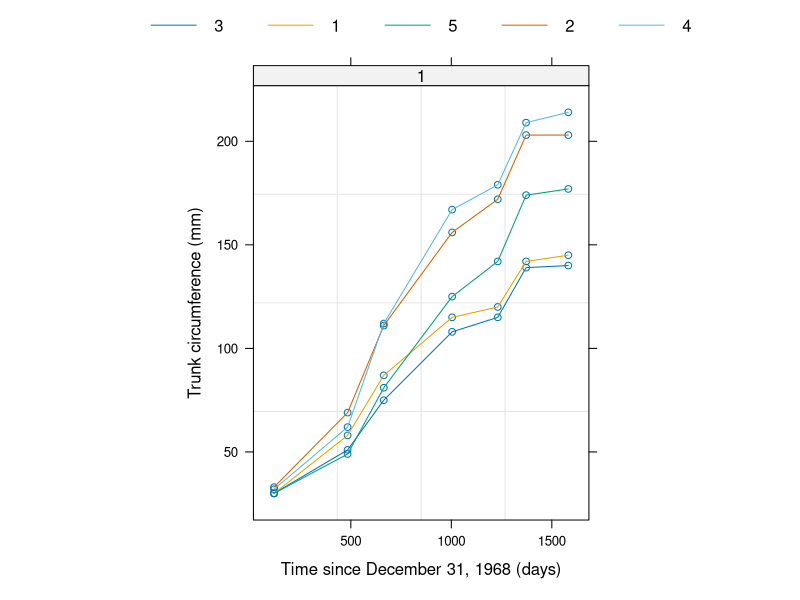
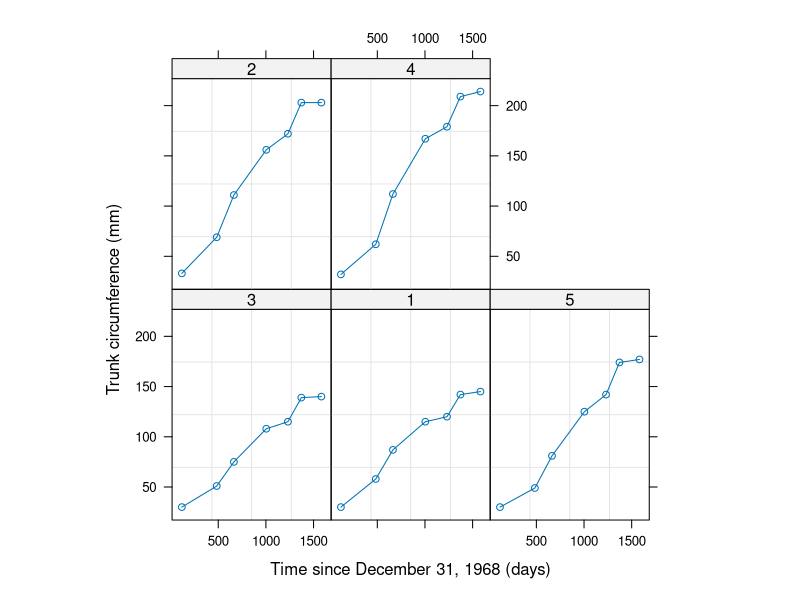
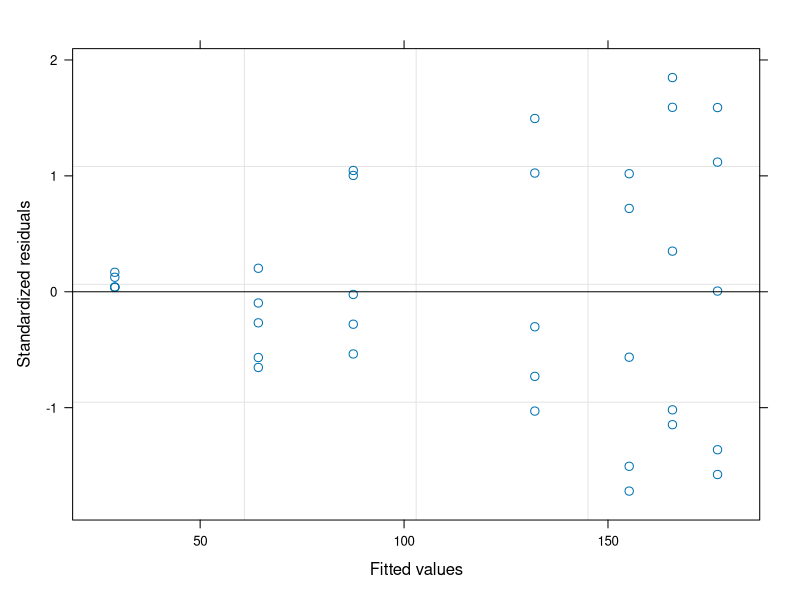
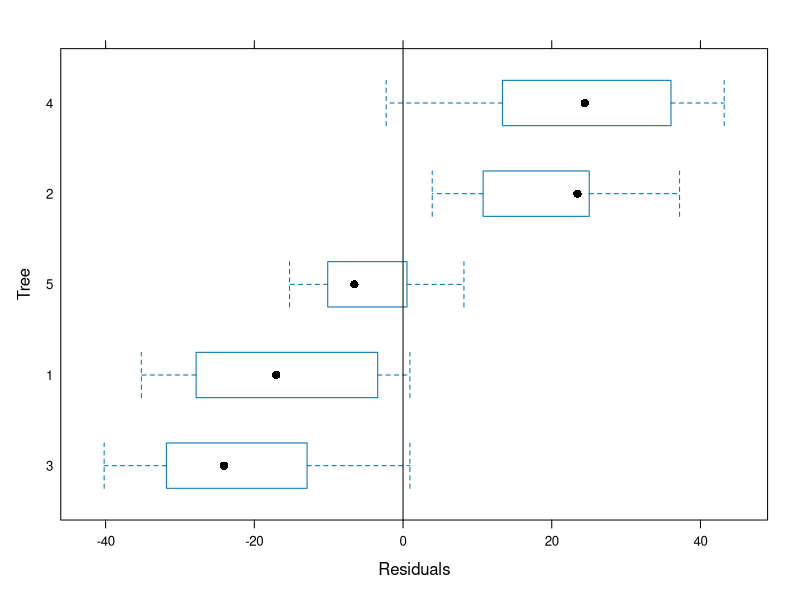
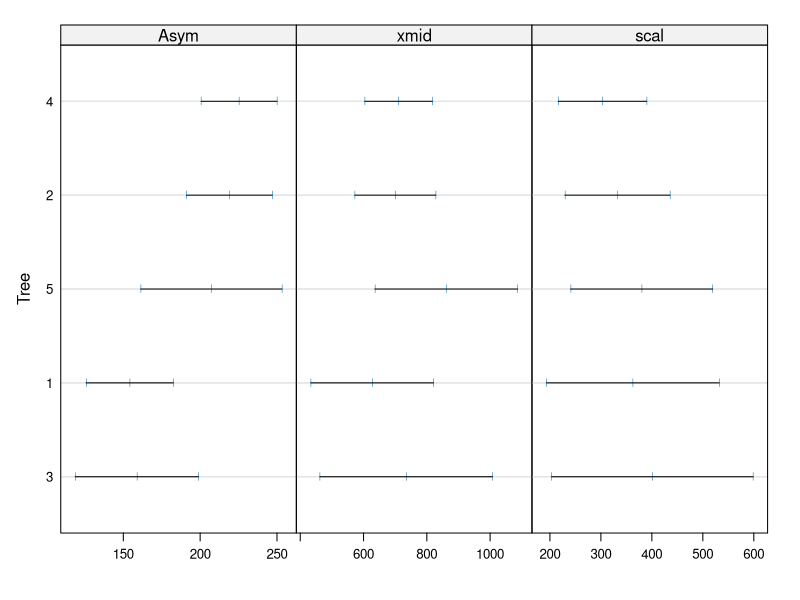
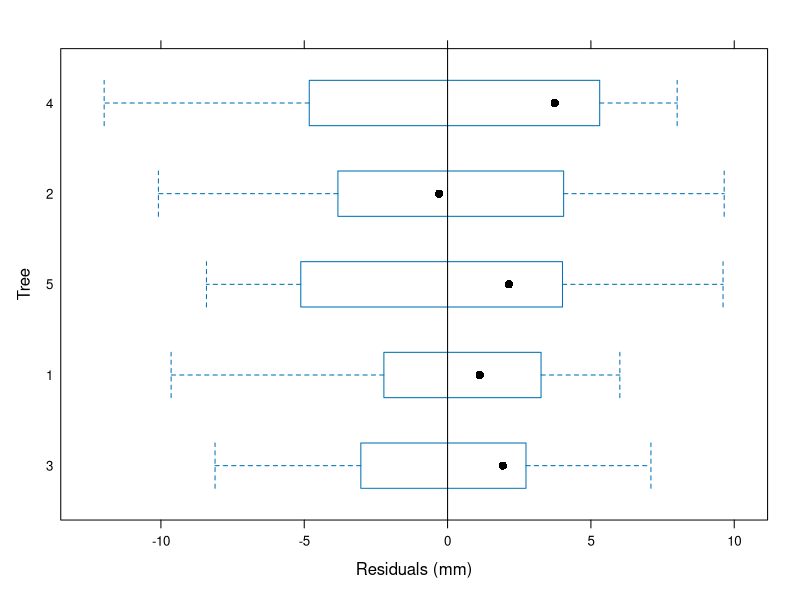
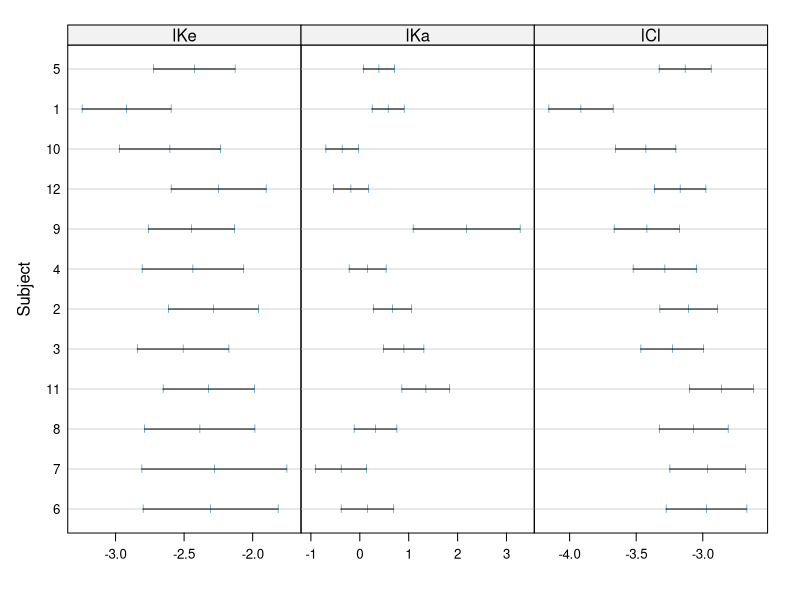
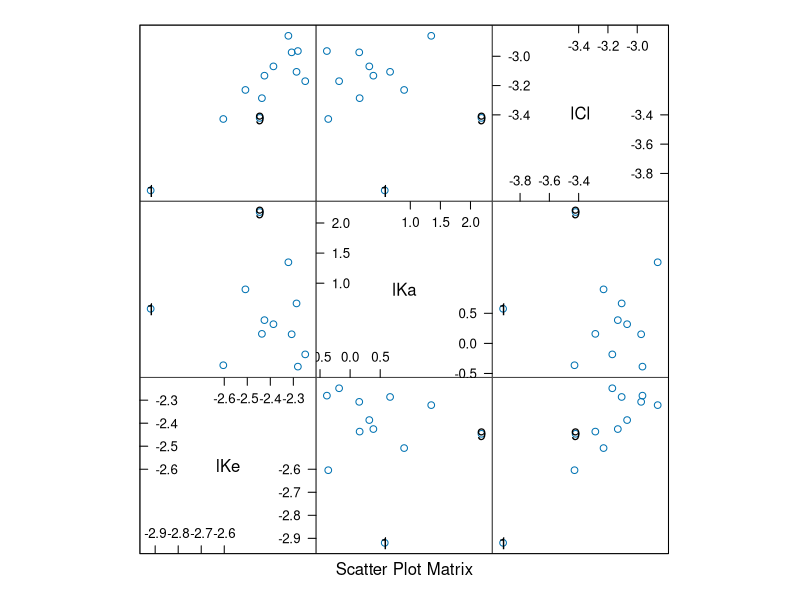

These figures' R source, in order:
## ---- chunk 1
# options(paged.print = FALSE)
## ---- chunk 2
library(nlme)
plot(Orange, outer = ~1)
## ---- chunk 3
plot(Orange)
## ---- chunk 4
logist <- function(x, Asym, xmid, scal) {
  Asym / (1 + exp(-(x - xmid) / scal))
}
## ---- chunk 5
logist <- deriv(
  ~ Asym / (1 + exp(-(x - xmid) / scal)),
  c("Asym", "xmid", "scal"),
  function(x, Asym, xmid, scal) {}
)
logist
## ---- chunk 6
Asym <- 180
xmid <- 700
scal <- 300
logist(Orange$age[1:7], Asym, xmid, scal)
## ---- chunk 7
fm1Oran.nls <- nls(circumference ~ logist(age, Asym, xmid, scal),
  data = Orange,
  start = c(Asym = 170, xmid = 700, scal = 500)
)
summary(fm1Oran.nls)
## ---- chunk 8
plot(fm1Oran.nls)
## ---- chunk 9
plot(fm1Oran.nls, Tree ~ resid(.), abline = 0)
## ---- chunk 10
Orange.sortAvg <- sortedXyData("age", "circumference", data = Orange)
Orange.sortAvg
## ---- chunk 11
NLSstClosestX(Orange.sortAvg, 130)
## ---- chunk 12
logistInit <- function(mCall, LHS, data, ...) {
  xy <- sortedXyData(mCall[["x"]], LHS, data)
  if (nrow(xy) < 3) {
    stop("Too few distinct input values to fit a logistic")
  }
  Asym <- max(abs(xy[, "y"]))
  if (Asym != max(xy[, "y"])) Asym <- -Asym # negative asymptote
  xmid <- NLSstClosestX(xy, 0.5 * Asym)
  scal <- NLSstClosestX(xy, 0.75 * Asym) - xmid
  value <- c(Asym, xmid, scal)
  names(value) <- mCall[c("Asym", "xmid", "scal")]
  value
}
## ---- chunk 13
logist <- selfStart(logist, initial = logistInit)
class(logist)
## ---- chunk 14
getInitial(circumference ~ logist(age, Asym, xmid, scal), Orange)
## ---- chunk 15
nls(circumference ~ logist(age, Asym, xmid, scal), Orange)
## ---- chunk 16
getInitial(circumference ~ SSlogis(age, Asym, xmid, scal), Orange)
## ---- chunk 17
fm1Oran.lis <- nlsList(
  circumference ~ SSlogis(age, Asym, xmid, scal) | Tree,
  data = Orange
)
fm1Oran.lis
## ---- chunk 18
fm1Oran.lis.noSS <- nlsList(
  circumference ~ Asym / (1 + exp(-(age - xmid) / scal)),
  data = Orange,
  start = c(Asym = 170, xmid = 700, scal = 500)
)
fm1Oran.lis.noSS
## ---- chunk 19
summary(fm1Oran.lis)
## ---- chunk 20
plot(intervals(fm1Oran.lis), layout = c(3, 1))
## ---- chunk 21
plot(fm1Oran.lis, Tree ~ resid(.), abline = 0)
## ---- chunk 22
Theoph[1:4, ]
## ---- chunk 23
fm1Theo.lis <- nlsList(conc ~ SSfol(Dose, Time, lKe, lKa, lCl),
  data = Theoph
)
fm1Theo.lis
## ---- chunk 24
plot(intervals(fm1Theo.lis), layout = c(3, 1))
## ---- chunk 25
pairs(fm1Theo.lis, id = 0.1)
## ---- chunk 26
fm1Oran.nlme <-
  nlme(circumference ~ SSlogis(age, Asym, xmid, scal),
    data = Orange,
    fixed = Asym + xmid + scal ~ 1,
    start = fixef(fm1Oran.lis),
    control = list(msMaxIter = 1000)
  )
fm1Oran.nlme
## ---- chunk 27
summary(fm1Oran.nlme)
## ---- chunk 28
summary(fm1Oran.lis)
## ---- chunk 29
pairs(fm1Oran.nlme)
fm2Oran.nlme <- update(fm1Oran.nlme, random = Asym ~ 1)
anova(fm1Oran.nlme, fm2Oran.nlme)
plot(fm1Oran.nlme)
## level = 0:1 requests fixed (0) and within-group (1) predictions
plot(augPred(fm2Oran.nlme, level = 0:1),
  layout = c(5, 1)
)
qqnorm(fm2Oran.nlme, abline = c(0, 1))
## ---- chunk 30
fm1Oran.lis
## ---- chunk 31
pairs(fm1Oran.nlme)
## ---- chunk 32
fm2Oran.nlme <- update(fm1Oran.nlme, random = Asym ~ 1)
summary(fm2Oran.nlme)
## ---- chunk 33
fm3Oran.nlme <- update(fm1Oran.nlme, random = Asym + xmid ~ 1)
summary(fm3Oran.nlme)
## ---- chunk 34
anova(fm1Oran.nlme, fm2Oran.nlme, fm3Oran.nlme)
## ---- chunk 35
plot(fm1Oran.nlme)
## ---- chunk 36
plot(augPred(fm2Oran.nlme, level = 0:1), layout = c(5, 1))
## ---- chunk 37
qqnorm(fm2Oran.nlme, abline = c(0, 1))
## ---- chunk 38
(fm1Theo.nlme <- nlme(fm1Theo.lis))
## ---- chunk 39
## IGNORE_RDIFF_BEGIN
try(intervals(fm1Theo.nlme, which = "var-cov")) ## could fail: Non-positive definite...
## IGNORE_RDIFF_END
## ---- chunk 40
(fm2Theo.nlme <- update(fm1Theo.nlme,
  random = pdDiag(lKe + lKa + lCl ~ 1)
))
## ---- chunk 41
fm3Theo.nlme <-
  update(fm2Theo.nlme, random = pdDiag(lKa + lCl ~ 1))
fm3Theo.nlme
## ---- chunk 42
anova(fm1Theo.nlme, fm3Theo.nlme, fm2Theo.nlme)
## ---- chunk 43
plot(fm3Theo.nlme)
## ---- chunk 44
qqnorm(fm3Theo.nlme, ~ ranef(.))
## ---- chunk 45
CO2
## ---- chunk 46
plot(CO2, outer = ~ Treatment * Type, layout = c(4, 1))
## ---- chunk 47
fm1CO2.lis <- nlsList(SSasympOff, CO2)
fm1CO2.lis
## ---- chunk 48
plot(intervals(fm1CO2.lis))
## ---- chunk 49
fm1CO2.nlme <- nlme(fm1CO2.lis)
fm1CO2.nlme
## ---- chunk 50
pairs(ranef(fm1CO2.nlme))
## ---- chunk 51
fm2CO2.nlme <- update(fm1CO2.nlme, random = Asym + lrc ~ 1)
fm2CO2.nlme
## ---- chunk 52
anova(fm1CO2.nlme, fm2CO2.nlme)
## ---- chunk 53
plot(fm2CO2.nlme, id = 0.05, cex = 0.8, adj = -0.5)
## ---- chunk 54
fm2CO2.nlmeRE <- ranef(fm2CO2.nlme, augFrame = TRUE)
fm2CO2.nlmeRE
## ---- chunk 55
plot(fm2CO2.nlmeRE, form = ~ Type * Treatment)
## ---- chunk 56
contrasts(CO2$Type)
## ---- chunk 57
contrasts(CO2$Treatment)
## ---- chunk 58
fm3CO2.nlme <- update(fm2CO2.nlme,
  fixed = list(Asym ~ Type * Treatment, lrc + c0 ~ 1),
  start = c(32.412, 0, 0, 0, -4.5603, 49.344)
)
summary(fm3CO2.nlme)
## ---- chunk 59
anova(fm2CO2.nlme, fm3CO2.nlme)
## ---- chunk 60
anova(fm3CO2.nlme, Terms = 2:4)
## ---- chunk 61
fm3CO2.nlmeRE <- ranef(fm3CO2.nlme, aug = TRUE)
fm3CO2.nlmeRE
## ---- chunk 62
plot(fm3CO2.nlmeRE, form = ~ Type * Treatment)
## ---- chunk 63
fm3CO2.fix <- fixef(fm3CO2.nlme)
fm3CO2.fix
## ---- chunk 64
fm4CO2.nlme <- update(fm3CO2.nlme,
  fixed = list(Asym + lrc ~ Type * Treatment, c0 ~ 1),
  start = c(fm3CO2.fix[1:5], 0, 0, 0, fm3CO2.fix[6])
)
summary(fm4CO2.nlme)
## ---- chunk 65
fm5CO2.nlme <- update(fm4CO2.nlme, random = Asym ~ 1)
summary(fm5CO2.nlme)
## ---- chunk 66
anova(fm3CO2.nlme, fm4CO2.nlme, fm5CO2.nlme)
## ---- chunk 67
CO2$type <- 2 * (as.integer(CO2$Type) - 1.5)
CO2$treatment <- 2 * (as.integer(CO2$Treatment) - 1.5)
fm1CO2.nls <- nls(uptake ~ SSasympOff(conc, Asym.Intercept +
  Asym.Type * type + Asym.Treatment * treatment +
  Asym.TypeTreatment * type * treatment, lrc.Intercept +
  lrc.Type * type + lrc.Treatment * treatment +
  lrc.TypeTreatment * type * treatment, c0),
data = CO2,
start = c(
  Asym.Intercept = 32.371, Asym.Type = -8.0086,
  Asym.Treatment = -4.2001, Asym.TypeTreatment = -2.7253,
  lrc.Intercept = -4.5267, lrc.Type = 0.13112,
  lrc.Treatment = 0.093928, lrc.TypeTreatment = 0.17941,
  c0 = 50.126
)
)
anova(fm5CO2.nlme, fm1CO2.nls)
## ---- chunk 68
plot(augPred(fm5CO2.nlme, level = 0:1), ## FIXME: problem with levels
  layout = c(6, 2)
) ## Actually a problem with contrasts.
## ---- chunk 69
Quinidine |> data.frame()
## ---- chunk 70
fm1Quin.nlme <-
  nlme(conc ~ quinModel(
    Subject, time, conc, dose, interval,
    lV, lKa, lCl
  ),
  data = Quinidine, fixed = lV + lKa + lCl ~ 1,
  random = pdDiag(lV + lCl ~ 1), groups = ~Subject,
  start = list(fixed = c(5, -0.3, 2)),
  na.action = NULL, naPattern = ~ !is.na(conc)
  # , verbose = TRUE
  )
fm1Quin.nlme
## ---- chunk 71
fm1Quin.nlmeRE <- ranef(fm1Quin.nlme, aug = TRUE)
fm1Quin.nlmeRE[1:3, ]
## ---- chunk 72
plot(fm1Quin.nlmeRE,
  form = lCl ~ Age + Smoke + Ethanol + ## FIXME: problem in max
    Weight + Race + Height + glyco + Creatinine + Heart,
  control = list(cex.axis = 0.7), layout = c(3, 3)
)
## ---- chunk 73
plot(fm1Quin.nlmeRE,
  form = lV ~ Age + Smoke + Ethanol + ## FIXME: problem in max
    Weight + Race + Height + glyco + Creatinine + Heart,
  control = list(cex.axis = 0.7), layout = c(3, 3)
)
## ---- chunk 74
fm1Quin.fix <- fixef(fm1Quin.nlme)
fm1Quin.fix
## ---- chunk 75
fm2Quin.nlme <- update(fm1Quin.nlme,
  fixed = list(lCl ~ glyco, lKa + lV ~ 1),
  start = c(fm1Quin.fix[3], 0, fm1Quin.fix[2:1])
)
summary(fm2Quin.nlme)
## ---- chunk 76
anova(fm1Quin.nlme, fm2Quin.nlme)
## ---- chunk 77
fm2Quin.fix <- fixef(fm2Quin.nlme)
fm2Quin.fix
## ---- chunk 78
## subsequent fits don't work
# fm3Quin.nlme <- update(fm2Quin.nlme,
#  fixed = list(lCl ~ glyco + Creatinine, lKa + lV ~ 1),
#   # start = c(fm2Quin.fix[1:2], 0.2, fm2Quin.fix[3:4]))
#  start = c(3.0291, -0.4631, 0.1503, -0.7458, 5.2893),
#  control = list(maxIter = 1000))
# summary(fm3Quin.nlme)
## ---- chunk 79
# fm3Quin.fix <- fixef(fm3Quin.nlme)
# fm4Quin.nlme <- update(fm1Quin.nlme,
#  fixed = list(lCl ~ glyco + Creatinine + Weight, lKa + lV ~ 1),
#  #start = c(fm3Quin.fix[1:3], 0, fm3Quin.fix[4:5]))
#  start = c(2.7883, -0.4645, 0.1373, 0.0031, -0.7974, 5.2833),
#  control = list(maxIter = 100)
# )
# summary(fm4Quin.nlme)
## ---- chunk 80
fm1Wafer.nlme <-
  nlme(current ~ A + B * cos(4.5679 * voltage) +
    C * sin(4.5679 * voltage),
  data = Wafer,
  fixed = list(A ~ voltage + I(voltage^2), B + C ~ 1),
  random = list(
    Wafer = A ~ voltage + I(voltage^2),
    Site = pdBlocked(list(A ~ 1, A ~ voltage + I(voltage^2) - 1))
  ),
  #  start = fixef(fm4Wafer), method = "REML", control = list(tolerance=1e-2))
  start = c(-4.255, 5.622, 1.258, -0.09555, 0.10434),
  method = "ML", control = list(tolerance = 1e-2)
  )
fm1Wafer.nlme
# fm1Wafer.nlme <- update(fm1Wafer.nlmeR, method = "ML")
## ---- chunk 81
fm2Wafer.nlme <-
  nlme(current ~ A + B * cos(w * voltage + pi / 4),
    data = Wafer,
    fixed = list(A ~ voltage + I(voltage^2), B + w ~ 1),
    random = list(
      Wafer = pdDiag(list(A ~ voltage + I(voltage^2), B + w ~ 1)),
      Site = pdDiag(list(A ~ voltage + I(voltage^2), B ~ 1))
    ),
    start = c(-4.255, 5.622, 1.258, -0.09555, 4.5679)
  )
fm2Wafer.nlme
## ---- chunk 82
plot(
  fm2Wafer.nlme, resid(.) ~ voltage | Wafer # ,
  # panel = function(x, y, ...) {
  #     panel.grid()
  #     panel.xyplot(x, y)
  #     panel.loess(x, y, lty = 2)
  #     panel.abline(0, 0)
  # }
)
## ---- chunk 83
anova(fm1Wafer.nlme, fm2Wafer.nlme, test = FALSE)
## ---- chunk 84
intervals(fm2Wafer.nlme)
## ---- chunk 85
plot(fm2Wafer.nlme, Site:Wafer ~ resid(.))
## ---- chunk 86
fm3Theo.nlme
## ---- chunk 87
# fm4Theo.nlme <- update(fm3Theo.nlme,
#   weights = varConstPower(const = 0.8, power = 0.1))
# fm4Theo.nlme
## ---- chunk 88
# anova(fm3Theo.nlme, fm4Theo.nlme)
# plot(fm4Theo.nlme)
## ---- chunk 89
# plot(fm4Theo.nlme)
## xlim used to hide an unusually high fitted value and enhance
## visualization of the heteroscedastic pattern
# plot(fm4Quin.nlme, xlim = c(0, 6.2))
# fm5Quin.nlme <- update(fm4Quin.nlme, weights = varPower())
# summary(fm5Quin.nlme)
# anova(fm4Quin.nlme, fm5Quin.nlme)
# plot(fm5Quin.nlme, xlim = c(0, 6.2))
## ---- chunk 90
fm1Ovar.nlme <- nlme(follicles ~ A + B * sin(2 * pi * w * Time) +
  C * cos(2 * pi * w * Time),
data = Ovary,
fixed = A + B + C + w ~ 1, random = pdDiag(A + B + w ~ 1),
#  start = c(fixef(fm5Ovar.lme), 1))
start = c(12.18, -3.298, -0.862, 1)
)
fm1Ovar.nlme
## ---- chunk 91
plot(ACF(fm1Ovar.nlme), maxLag = 10, alpha = 0.05)
## ---- chunk 92
fm2Ovar.nlme <- update(fm1Ovar.nlme, correlation = corAR1(0.311))
fm2Ovar.nlme
## ---- chunk 93
fm3Ovar.nlme <- update(fm1Ovar.nlme, correlation = corARMA(p = 0, q = 2))
fm3Ovar.nlme
## ---- chunk 94
anova(fm1Ovar.nlme, fm2Ovar.nlme, fm3Ovar.nlme, test = FALSE)
## ---- chunk 95
intervals(fm2Ovar.nlme, which = "fixed")
## ---- chunk 96
fm4Ovar.nlme <- update(fm2Ovar.nlme, random = A ~ 1)
summary(fm4Ovar.nlme)
## ---- chunk 97
anova(fm2Ovar.nlme, fm4Ovar.nlme)
## ---- chunk 98

## ---- chunk 99
## if (interactive())
fm5Ovar.nlme <- update(fm4Ovar.nlme, correlation = corARMA(p = 1, q = 1))
summary(fm5Ovar.nlme)
## ---- chunk 100
anova(fm4Ovar.nlme, fm5Ovar.nlme)
## ---- chunk 101
plot(ACF(fm5Ovar.nlme, maxLag = 10, resType = "n"),
  alpha = 0.05
)
## ---- chunk 102
# fm5Ovar.lmeML <- update(fm5Ovar.lme, method = "ML")
# intervals(fm5Ovar.lmeML)
# fm6Ovar.lmeML <- update(fm5Ovar.lmeML, random = ~1)
# anova(fm5Ovar.lmeML, fm6Ovar.lmeML)
# anova(fm6Ovar.lmeML, fm5Ovar.nlme)
## ---- chunk 103
intervals(fm5Ovar.nlme, which = "fixed")
## ---- chunk 104
fm1Dial.lis <-
  nlsList(rate ~ SSasympOff(pressure, Asym, lrc, c0) | QB,
    data = Dialyzer
  )
fm1Dial.lis
## ---- chunk 105
plot(intervals(fm1Dial.lis))
## ---- chunk 106
fm1Dial.gnls <- gnls(rate ~ SSasympOff(pressure, Asym, lrc, c0),
  data = Dialyzer, params = list(Asym + lrc ~ QB, c0 ~ 1),
  start = c(53.6, 8.6, 0.51, -0.26, 0.225)
)
summary(fm1Dial.gnls)
## ---- chunk 107
Dialyzer$QBcontr <- 2 * (Dialyzer$QB == 300) - 1
fm1Dial.nls <-
  nls(rate ~ SSasympOff(
    pressure, Asym.Int + Asym.QB * QBcontr,
    lrc.Int + lrc.QB * QBcontr, c0
  ),
  data = Dialyzer,
  start = c(
    Asym.Int = 53.6, Asym.QB = 8.6, lrc.Int = 0.51,
    lrc.QB = -0.26, c0 = 0.225
  )
  )
## IGNORE_RDIFF_BEGIN
summary(fm1Dial.nls)
## IGNORE_RDIFF_END
## ---- chunk 108
logLik(fm1Dial.nls)
## ---- chunk 109
plot(fm1Dial.gnls, resid(.) ~ pressure, abline = 0)
## ---- chunk 110
fm2Dial.gnls <- update(fm1Dial.gnls,
  weights = varPower(form = ~pressure)
)
fm2Dial.gnls
## ---- chunk 111
anova(fm1Dial.gnls, fm2Dial.gnls)
## ---- chunk 112
ACF(fm2Dial.gnls, form = ~ 1 | Subject)
plot(ACF(fm2Dial.gnls, form = ~ 1 | Subject), alpha = 0.05)
## ---- chunk 113
fm3Dial.gnls <-
  update(fm2Dial.gnls, corr = corAR1(0.716, form = ~ 1 | Subject))
fm3Dial.gnls
## ---- chunk 114
intervals(fm3Dial.gnls)
## ---- chunk 115
anova(fm2Dial.gnls, fm3Dial.gnls)
## ---- chunk 116
# restore two fitted models
fm2Dial.lme <-
  lme(rate ~ (pressure + I(pressure^2) + I(pressure^3) + I(pressure^4)) * QB,
    Dialyzer, ~ pressure + I(pressure^2),
    weights = varPower(form = ~pressure)
  )
fm2Dial.lme
## ---- chunk 117
fm2Dial.lmeML <- update(fm2Dial.lme, method = "ML")
## ---- chunk 118
fm3Dial.gls <-
  gls(rate ~ (pressure + I(pressure^2) + I(pressure^3) + I(pressure^4)) * QB,
    Dialyzer,
    weights = varPower(form = ~pressure),
    corr = corAR1(0.771, form = ~ 1 | Subject)
  )
fm3Dial.glsML <- update(fm3Dial.gls, method = "ML")
## ---- chunk 119
anova(fm2Dial.lmeML, fm3Dial.glsML, fm3Dial.gnls, test = FALSE)
